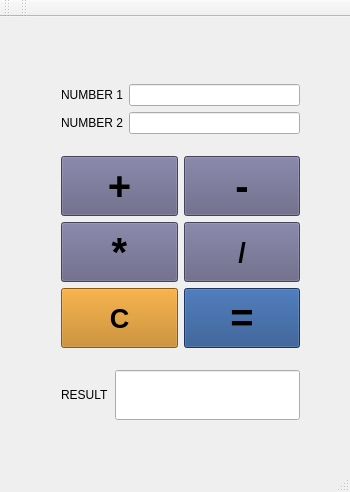
<?xml version="1.0" encoding="UTF-8"?>
<ui version="4.0">
 <class>MainWindow</class>
 <widget class="QMainWindow" name="MainWindow">
  <property name="geometry">
   <rect>
    <x>0</x>
    <y>0</y>
    <width>350</width>
    <height>492</height>
   </rect>
  </property>
  <property name="windowTitle">
   <string>MainWindow</string>
  </property>
  <widget class="QWidget" name="centralWidget">
   <widget class="QWidget" name="layoutWidget">
    <property name="geometry">
     <rect>
      <x>50</x>
      <y>40</y>
      <width>261</width>
      <height>391</height>
     </rect>
    </property>
    <layout class="QVBoxLayout" name="verticalLayout_2">
     <item>
      <layout class="QVBoxLayout" name="verticalLayout">
       <item>
        <layout class="QHBoxLayout" name="horizontalLayout">
         <item>
          <widget class="QLabel" name="label_2">
           <property name="text">
            <string>NUMBER 1</string>
           </property>
          </widget>
         </item>
         <item>
          <widget class="QLineEdit" name="inputA"/>
         </item>
        </layout>
       </item>
       <item>
        <layout class="QHBoxLayout" name="horizontalLayout_2">
         <item>
          <widget class="QLabel" name="label_3">
           <property name="text">
            <string>NUMBER 2</string>
           </property>
          </widget>
         </item>
         <item>
          <widget class="QLineEdit" name="inputB"/>
         </item>
        </layout>
       </item>
      </layout>
     </item>
     <item>
      <layout class="QGridLayout" name="gridLayout">
       <item row="0" column="0">
        <widget class="QPushButton" name="mButtonPlus">
         <property name="minimumSize">
          <size>
           <width>0</width>
           <height>60</height>
          </size>
         </property>
         <property name="font">
          <font>
           <pointsize>30</pointsize>
           <weight>75</weight>
           <bold>true</bold>
          </font>
         </property>
         <property name="styleSheet">
          <string notr="true">background-color:rgb(96, 94, 128)</string>
         </property>
         <property name="text">
          <string>+</string>
         </property>
        </widget>
       </item>
       <item row="0" column="1">
        <widget class="QPushButton" name="mButtonMinus">
         <property name="minimumSize">
          <size>
           <width>0</width>
           <height>60</height>
          </size>
         </property>
         <property name="font">
          <font>
           <pointsize>30</pointsize>
           <weight>75</weight>
           <bold>true</bold>
          </font>
         </property>
         <property name="styleSheet">
          <string notr="true">background-color:rgb(96, 94, 128)</string>
         </property>
         <property name="text">
          <string>-</string>
         </property>
        </widget>
       </item>
       <item row="1" column="0">
        <widget class="QPushButton" name="mButtonMultiply">
         <property name="minimumSize">
          <size>
           <width>50</width>
           <height>60</height>
          </size>
         </property>
         <property name="font">
          <font>
           <pointsize>30</pointsize>
           <weight>75</weight>
           <bold>true</bold>
          </font>
         </property>
         <property name="styleSheet">
          <string notr="true">background-color:rgb(96, 94, 128)</string>
         </property>
         <property name="text">
          <string>*</string>
         </property>
        </widget>
       </item>
       <item row="1" column="1">
        <widget class="QPushButton" name="mButtonDevide">
         <property name="minimumSize">
          <size>
           <width>0</width>
           <height>60</height>
          </size>
         </property>
         <property name="font">
          <font>
           <pointsize>20</pointsize>
           <weight>75</weight>
           <italic>false</italic>
           <bold>true</bold>
           <underline>false</underline>
          </font>
         </property>
         <property name="styleSheet">
          <string notr="true">background-color:rgb(96, 94, 128)</string>
         </property>
         <property name="text">
          <string>/</string>
         </property>
        </widget>
       </item>
       <item row="2" column="0">
        <widget class="QPushButton" name="mButtonClear">
         <property name="minimumSize">
          <size>
           <width>0</width>
           <height>60</height>
          </size>
         </property>
         <property name="font">
          <font>
           <pointsize>20</pointsize>
           <weight>75</weight>
           <bold>true</bold>
          </font>
         </property>
         <property name="styleSheet">
          <string notr="true">background-color: rgb(193, 125, 17)</string>
         </property>
         <property name="text">
          <string>C</string>
         </property>
        </widget>
       </item>
       <item row="2" column="1">
        <widget class="QPushButton" name="mButtonEqual">
         <property name="minimumSize">
          <size>
           <width>0</width>
           <height>60</height>
          </size>
         </property>
         <property name="font">
          <font>
           <pointsize>30</pointsize>
           <weight>75</weight>
           <bold>true</bold>
          </font>
         </property>
         <property name="styleSheet">
          <string notr="true">background-color:rgb(32, 74, 135)</string>
         </property>
         <property name="text">
          <string>=</string>
         </property>
        </widget>
       </item>
      </layout>
     </item>
     <item>
      <layout class="QHBoxLayout" name="horizontalLayout_3">
       <item>
        <widget class="QLabel" name="label">
         <property name="text">
          <string>RESULT</string>
         </property>
        </widget>
       </item>
       <item>
        <widget class="QLineEdit" name="inputResult">
         <property name="minimumSize">
          <size>
           <width>30</width>
           <height>50</height>
          </size>
         </property>
        </widget>
       </item>
      </layout>
     </item>
    </layout>
   </widget>
  </widget>
  <widget class="QToolBar" name="mainToolBar">
   <attribute name="toolBarArea">
    <enum>TopToolBarArea</enum>
   </attribute>
   <attribute name="toolBarBreak">
    <bool>false</bool>
   </attribute>
  </widget>
  <widget class="QStatusBar" name="statusBar"/>
  <widget class="QToolBar" name="toolBar">
   <property name="windowTitle">
    <string>toolBar</string>
   </property>
   <attribute name="toolBarArea">
    <enum>TopToolBarArea</enum>
   </attribute>
   <attribute name="toolBarBreak">
    <bool>false</bool>
   </attribute>
  </widget>
 </widget>
 <layoutdefault spacing="6" margin="11"/>
 <resources/>
 <connections/>
</ui>
